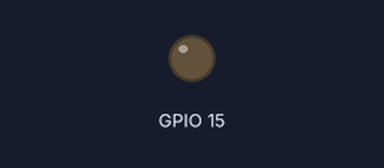
Recording of a program running on a simulated Raspberry Pi (BCM pin numbers). On the bench: output pins drawn as LEDs (lit = HIGH).

Above: at 1.0 s.
At 4.97 s:
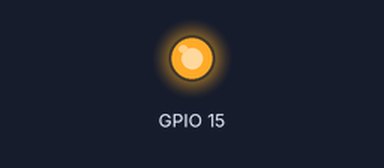
Timing chart, 0 to 6.0 s (numbered marks = the images above):
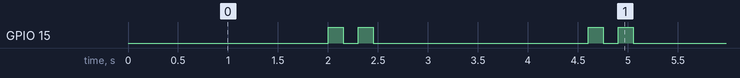

The program:

heartbeat.py
```python
#!/usr/bin/python
import RPi.GPIO as GPIO
import os, time
GPIO.setmode(GPIO.BCM)
GPIO.setwarnings(False)
GPIO.setup(15,GPIO.OUT)

while True:
	loadavg=os.getloadavg()[0]
	repeat = 0
	time.sleep(2)
	while repeat <= ((loadavg * 3) + 1):
		GPIO.output(15,GPIO.HIGH)
		time.sleep(0.15)
		GPIO.output(15,GPIO.LOW)
		time.sleep(0.15)
		repeat = repeat + 1
```

Measured:
- by itself, GPIO 15: repeats every 2.6 s: LOW 0.15 s, HIGH 0.15 s, LOW 2.2 s, HIGH 0.15 s
- by itself, everything shown: repeats every 2.6 s, in 4 steps
